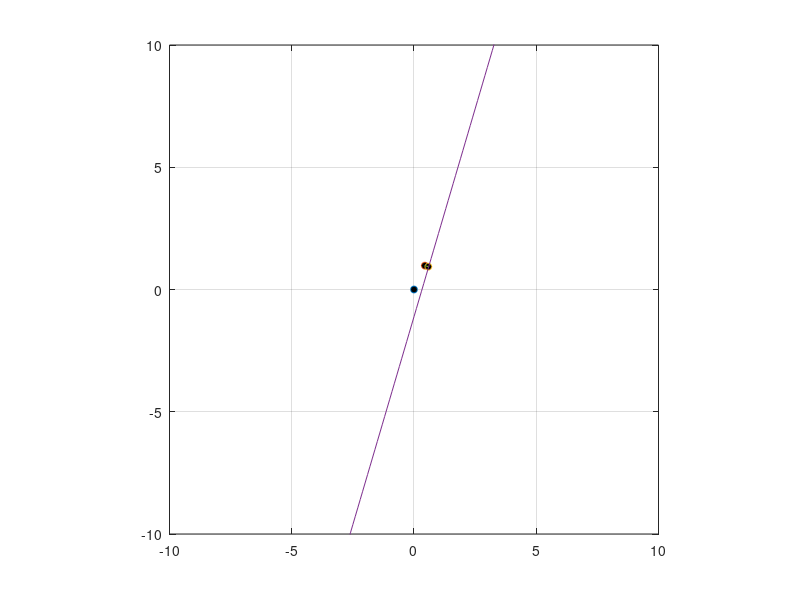

Recreate this plot in MATLAB.
function Test()
    clc
    clear

    % zu Projizieren
    x0 = [ rand; rand ];

    % y = ax + b  <-->  -ax + y = b
    a = 3.4;
    b = -1.112;

    s = [ -a; 1 ];
    n = s / norm( s );

%     x0S = x0 + ( n * x0' ) * n;
    x0S = [ 1 + n( 1 )^2, n( 1 ) * n( 2 ); n( 1 ) * n( 2 ), 1 + n( 2 )^2 ] * x0;

    % Plotten der Ergebnisse
    figure

    hold( 'on' )
    box( 'on' )
    grid( 'on' )
    axis( 'equal' )

    xlim( [ -10, 10 ] );
    ylim( [ -10, 10 ] );

    xl = xlim;
    x  = xl( 1 ) : 0.1 : xl( 2 );

    N = length( x );
    y = zeros( N, 1 );

    for n = 1 : N
        y( n ) = fun( a, b, x( n ) );
    end

	plot( 0, 0, 'o', 'MarkerSize', 5, 'MarkerFaceColor', 'k' )
	plot( x0( 1 ), x0( 2 ), 'o', 'MarkerSize', 5, 'MarkerFaceColor', 'k' )
	plot( x0S( 1 ), x0S( 2 ), 'o', 'MarkerSize', 5, 'MarkerFaceColor', 'k' )

    plot( x, y )
    plot( [ x0( 1 ), x0S( 1 ) ], [ x0( 2 ), x0S( 2 ) ] )
end

function res = fun( a, b, x )
    res = a * x + b;
end